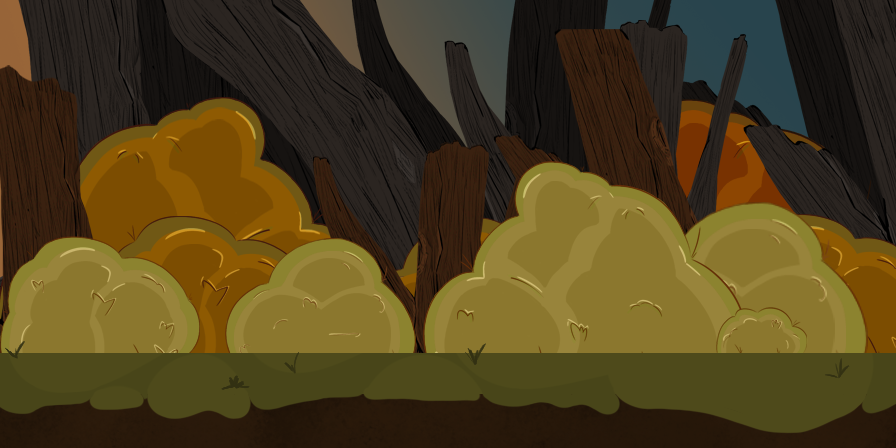

A level layout from a 2D game, rendered from its tile map. Below: a short description, then the map file with its tile-grid data intact:
An orthogonal 28x14 tile map with 32x32 px tiles, 3 tile layers (changementSceneDeux, background, sol).

<map version="1.5" tiledversion="1.7.2" orientation="orthogonal" renderorder="right-down" width="28" height="14" tilewidth="32" tileheight="32" infinite="0" nextlayerid="4" nextobjectid="1">
 <editorsettings>
  <export target="scene_2.json" format="json" />
 </editorsettings>
 <tileset firstgid="1" name="tileset_2" tilewidth="32" tileheight="32" tilecount="392" columns="28">
  <image source="../tileset/tileset_2.png" width="896" height="448" />
 </tileset>
 <layer id="3" name="changementSceneDeux" width="28" height="14">
  <data encoding="csv">
0,0,0,0,0,0,0,0,0,0,0,0,0,0,0,0,0,0,0,0,0,0,0,0,0,0,0,0,
0,0,0,0,0,0,0,0,0,0,0,0,0,0,0,0,0,0,0,0,0,0,0,0,0,0,0,0,
0,0,0,0,0,0,0,0,0,0,0,0,0,0,0,0,0,0,0,0,0,0,0,0,0,0,0,0,
0,0,0,0,0,0,0,0,0,0,0,0,0,0,0,0,0,0,0,0,0,0,0,0,0,0,0,0,
0,0,0,0,0,0,0,0,0,0,0,0,0,0,0,0,0,0,0,0,0,0,0,0,0,0,0,0,
0,0,0,0,0,0,0,0,0,0,0,0,0,0,0,0,0,0,0,0,0,0,0,0,0,0,0,0,
0,0,0,0,0,0,0,0,0,0,0,0,0,0,0,0,0,0,0,0,0,0,0,0,0,0,0,0,
0,0,0,0,0,0,0,0,0,0,0,0,0,0,0,0,0,0,0,0,0,0,0,0,0,0,0,0,
0,0,0,0,0,0,0,0,0,0,0,0,0,0,0,0,0,0,0,0,0,0,0,0,0,0,251,252,
0,0,0,0,0,0,0,0,0,0,0,0,0,0,0,0,0,0,0,0,0,0,0,0,0,0,279,280,
0,0,0,0,0,0,0,0,0,0,0,0,0,0,0,0,0,0,0,0,0,0,0,0,0,0,307,308,
0,0,0,0,0,0,0,0,0,0,0,0,0,0,0,0,0,0,0,0,0,0,0,0,0,0,0,0,
0,0,0,0,0,0,0,0,0,0,0,0,0,0,0,0,0,0,0,0,0,0,0,0,0,0,0,0,
0,0,0,0,0,0,0,0,0,0,0,0,0,0,0,0,0,0,0,0,0,0,0,0,0,0,0,0
</data>
 </layer>
 <layer id="2" name="background" width="28" height="14">
  <data encoding="csv">
1,2,3,4,5,6,7,8,9,10,11,12,13,14,15,16,17,18,19,20,21,22,23,24,25,26,27,28,
29,30,31,32,33,34,35,36,37,38,39,40,41,42,43,44,45,46,47,48,49,50,51,52,53,54,55,56,
57,58,59,60,61,62,63,64,65,66,67,68,69,70,71,72,73,74,75,76,77,78,79,80,81,82,83,84,
85,86,87,88,89,90,91,92,93,94,95,96,97,98,99,100,101,102,103,104,105,106,107,108,109,110,111,112,
113,114,115,116,117,118,119,120,121,122,123,124,125,126,127,128,129,130,131,132,133,134,135,136,137,138,139,140,
141,142,143,144,145,146,147,148,149,150,151,152,153,154,155,156,157,158,159,160,161,162,163,164,165,166,167,168,
169,170,171,172,173,174,175,176,177,178,179,180,181,182,183,184,185,186,187,188,189,190,191,192,193,194,195,196,
197,198,199,200,201,202,203,204,205,206,207,208,209,210,211,212,213,214,215,216,217,218,219,220,221,222,223,224,
225,226,227,228,229,230,231,232,233,234,235,236,237,238,239,240,241,242,243,244,245,246,247,248,249,250,251,252,
253,254,255,256,257,258,259,260,261,262,263,264,265,266,267,268,269,270,271,272,273,274,275,276,277,278,0,0,
281,282,283,284,285,286,287,288,289,290,291,292,293,294,295,296,297,298,299,300,301,302,303,304,305,306,0,0,
0,0,0,0,0,0,0,0,0,0,0,0,0,0,0,0,0,0,0,0,0,0,0,0,0,0,0,0,
0,0,0,0,0,0,0,0,0,0,0,0,0,0,0,0,0,0,0,0,0,0,0,0,0,0,0,0,
0,0,0,0,0,0,0,0,0,0,0,0,0,0,0,0,0,0,0,0,0,0,0,0,0,0,0,0
</data>
 </layer>
 <layer id="1" name="sol" width="28" height="14">
  <data encoding="csv">
0,0,0,0,0,0,0,0,0,0,0,0,0,0,0,0,0,0,0,0,0,0,0,0,0,0,0,0,
0,0,0,0,0,0,0,0,0,0,0,0,0,0,0,0,0,0,0,0,0,0,0,0,0,0,0,0,
0,0,0,0,0,0,0,0,0,0,0,0,0,0,0,0,0,0,0,0,0,0,0,0,0,0,0,0,
0,0,0,0,0,0,0,0,0,0,0,0,0,0,0,0,0,0,0,0,0,0,0,0,0,0,0,0,
0,0,0,0,0,0,0,0,0,0,0,0,0,0,0,0,0,0,0,0,0,0,0,0,0,0,0,0,
0,0,0,0,0,0,0,0,0,0,0,0,0,0,0,0,0,0,0,0,0,0,0,0,0,0,0,0,
0,0,0,0,0,0,0,0,0,0,0,0,0,0,0,0,0,0,0,0,0,0,0,0,0,0,0,0,
0,0,0,0,0,0,0,0,0,0,0,0,0,0,0,0,0,0,0,0,0,0,0,0,0,0,0,0,
0,0,0,0,0,0,0,0,0,0,0,0,0,0,0,0,0,0,0,0,0,0,0,0,0,0,0,0,
0,0,0,0,0,0,0,0,0,0,0,0,0,0,0,0,0,0,0,0,0,0,0,0,0,0,0,0,
0,0,0,0,0,0,0,0,0,0,0,0,0,0,0,0,0,0,0,0,0,0,0,0,0,0,0,0,
309,310,311,312,313,314,315,316,317,318,319,320,321,322,323,324,325,326,327,328,329,330,331,332,333,334,335,336,
337,338,339,340,341,342,343,344,345,346,347,348,349,350,351,352,353,354,355,356,357,358,359,360,361,362,363,364,
365,366,367,368,369,370,371,372,373,374,375,376,377,378,379,380,381,382,383,384,385,386,387,388,389,390,391,392
</data>
 </layer>
</map>
